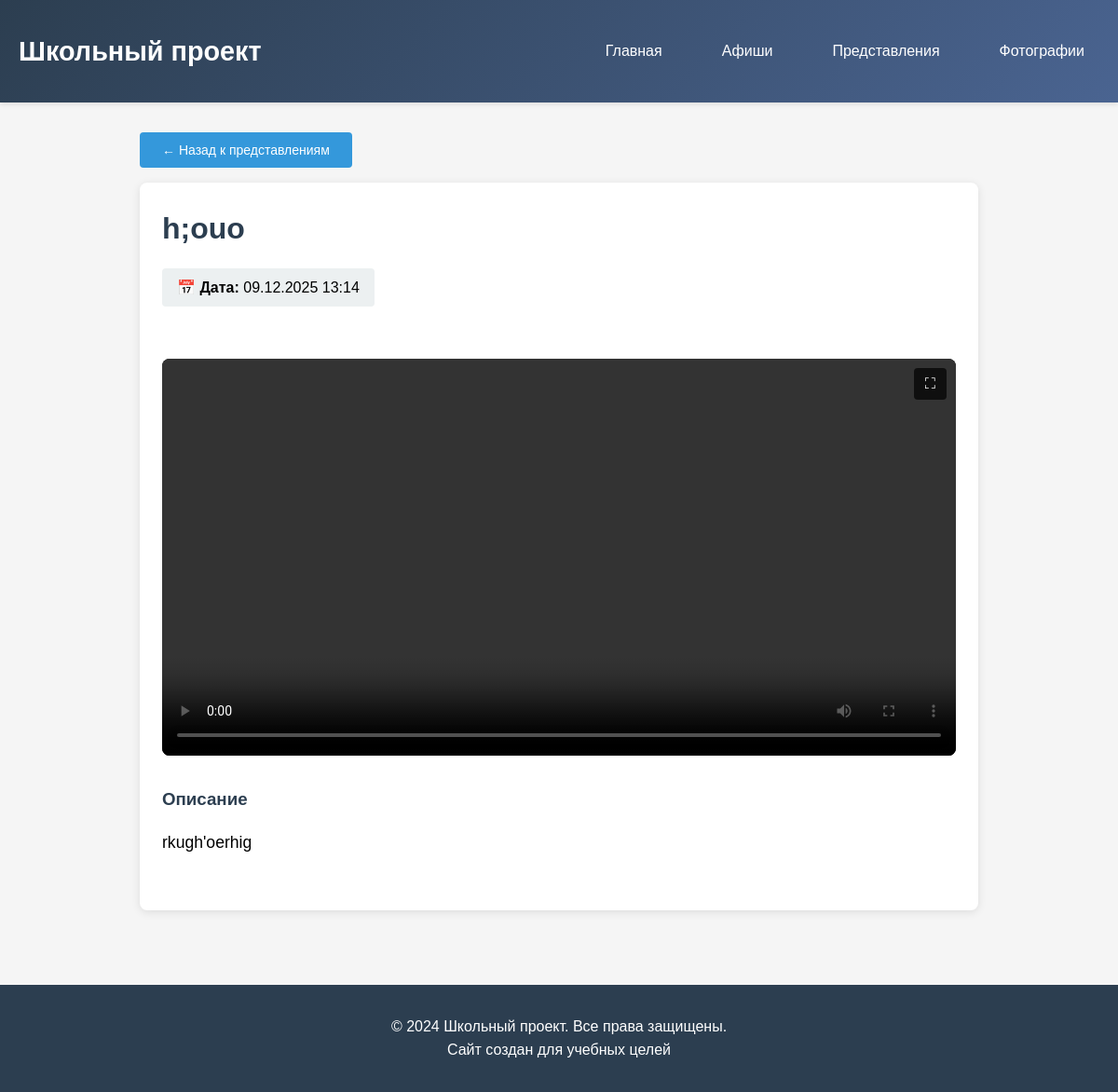
Page /performance/5/ on the committed database.
### culture/models.py (models this page shows, shortened)
class Performance(models.Model):
    title = models.CharField(max_length=200)
    description = models.TextField()
    date = models.DateTimeField()
    video_url = models.URLField(
        blank=True,
        null=True,
        help_text="Ссылка на YouTube видео (например: https://www.youtube.com/watch?v=VIDEO_ID)"
    )
    video_file = models.FileField(
        upload_to='videos/',
        blank=True,
        null=True,
        help_text="Загрузите видео в формате MP4 (рекомендуется)"
    )
    created_at = models.DateTimeField(default=timezone.now)

### culture/views.py (the view)
# urls.py: path('performance/<int:pk>/', views.performance_detail, name='performance_detail'),
def performance_detail(request, pk):
    performance = get_object_or_404(Performance, pk=pk)
    return render(request, 'culture/performance_detail.html', {'performance': performance})

### culture/templates/culture/performance_detail.html (shortened to what this page needs)
{% extends 'culture/base.html' %}
{% block content %}
<div style="max-width: 900px; margin: 0 auto;">
    <a href="{% url 'performances' %}" class="btn" style="margin-bottom: 1rem;">← Назад к представлениям</a>
    <div class="card">
        <div class="card-content">
            <h1 style="color: #2c3e50; margin-bottom: 1rem;">{{ performance.title }}</h1>
            <div style="background: #ecf0f1; padding: 0.5rem 1rem; border-radius: 4px; display: inline-block; margin-bottom: 1.5rem;">
                📅 <strong>Дата:</strong> {{ performance.date|date:"d.m.Y H:i" }}
            </div>
            <div class="video-wrapper">
                {% if performance.video_url %}
                    {% if 'youtube.com' in performance.video_url or 'youtu.be' in performance.video_url %}
                        <div style="position: relative; padding-bottom: 56.25%; height: 0; overflow: hidden; border-radius: 8px; margin: 2rem 0; background: #000;">
                            {% if 'youtube.com/watch?v=' in performance.video_url %}
                                {% with performance.video_url|slice:"32:" as video_id %}
                                    <iframe
                                        src="https://www.youtube.com/embed/{{ video_id }}"
                                        style="position: absolute; top: 0; left: 0; width: 100%; height: 100%; border: none;"
                                        allow="accelerometer; autoplay; clipboard-write; encrypted-media; gyroscope; picture-in-picture"
                                        allowfullscreen>
                                    </iframe>
                                {% endwith %}
                            {% elif 'youtu.be/' in performance.video_url %}
                                {% with performance.video_url|slice:"17:" as video_id %}
                                    <iframe
                                        src="https://www.youtube.com/embed/{{ video_id }}"
                                        style="position: absolute; top: 0; left: 0; width: 100%; height: 100%; border: none;"
                                        allow="accelerometer; autoplay; clipboard-write; encrypted-media; gyroscope; picture-in-picture"
                                        allowfullscreen>
                                    </iframe>
                                {% endwith %}
                            {% endif %}
                        </div>
                    {% elif 'vimeo.com' in performance.video_url %}
                        <div style="position: relative; padding-bottom: 56.25%; height: 0; overflow: hidden; border-radius: 8px; margin: 2rem 0; background: #000;">
                            {% with performance.video_url|slice:"18:" as video_id %}
                                <iframe
                                    src="https://player.vimeo.com/video/{{ video_id }}"
                                    style="position: absolute; top: 0; left: 0; width: 100%; height: 100%; border: none;"
                                    allow="autoplay; fullscreen; picture-in-picture"
                                    allowfullscreen>
                                </iframe>
                            {% endwith %}
                        </div>
                    {% endif %}
                {% elif performance.video_file %}
                    <div style="margin: 2rem 0;">
                        <div style="position: relative; border-radius: 8px; overflow: hidden; background: #000;">
                            <video
                                id="video-player"
                                controls
                                style="width: 100%; display: block;"
                                playsinline
                                preload="metadata"
                            >
                                <source src="{{ performance.video_file.url }}" type="video/mp4">
                            </video>
                        </div>
                    </div>
                {% else %}
                    <div style="text-align: center; padding: 3rem; background: #f8f9fa; border-radius: 8px;">
                        <p>Видео недоступно</p>
                    </div>
                {% endif %}
            </div>
            <div style="margin: 2rem 0;">
                <h3 style="color: #2c3e50; margin-bottom: 1rem;">Описание</h3>
                <div style="line-height: 1.8; font-size: 1.1rem;">
                    {{ performance.description|linebreaks }}
                </div>
            </div>
        </div>
    </div>
</div>
{% endblock %}

### culture/templates/culture/base.html (style rules this page uses)
* { margin: 0; padding: 0; box-sizing: border-box; }
body { font-family: 'Arial', sans-serif; line-height: 1.6; background-color: #f5f5f5; }
.card { background: white; border-radius: 8px; overflow: hidden; box-shadow: 0 2px 10px rgba(0,0,0,0.1); transition: transform 0.3s; }
.card-content { padding: 1.5rem; position: relative; }
.btn { display: inline-block; background: #3498db; color: white; padding: 0.5rem 1.5rem; border-radius: 4px; text-decoration: none; transition: background-color 0.3s; border: none; cursor: pointer; font-size: 14px; }
video { max-width: 100%; height: auto; }

### rows in the picture
Performance: title "h;ouo", date "09.12.2025 13:14", description "rkugh'oerhig"
